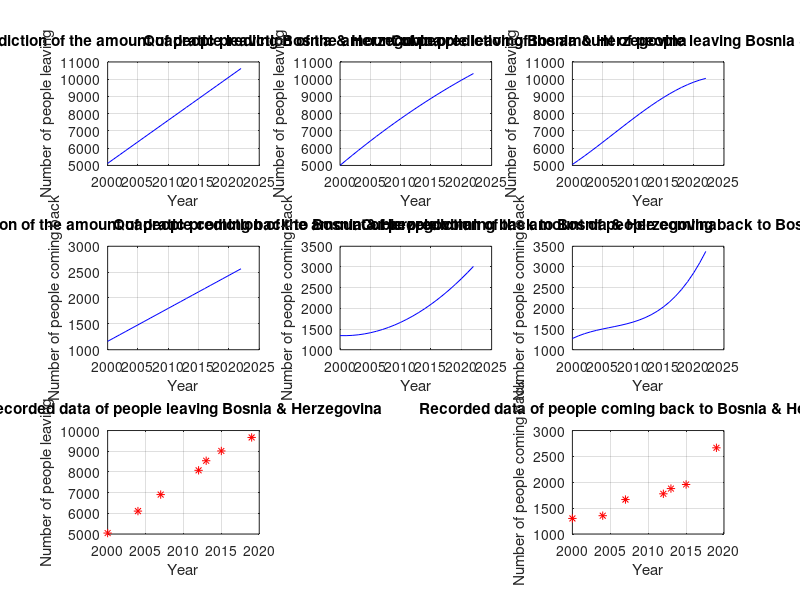

MATLAB code for this plot:
clc;
clear;

% Reading / Inputing data  in
recordedYears = [2000, 2004, 2007, 2012, 2013, 2015, 2019]
amountOfPeopleLeaving = [5045, 6107, 6905, 8077, 8540, 9013, 9666]
amountOfPeopleComingBack = [1301, 1354, 1666, 1777, 1878, 1957, 2666]

% Making predictions
yearsToPredict = 2000:2022;
leavingPrediction1 = polyval(polyfit(recordedYears, amountOfPeopleLeaving, 1), yearsToPredict);
leavingPrediction2 = polyval(polyfit(recordedYears, amountOfPeopleLeaving, 2), yearsToPredict);
leavingPrediction3 = polyval(polyfit(recordedYears, amountOfPeopleLeaving, 3), yearsToPredict);

comingBackPredictions1 = polyval(polyfit(recordedYears, amountOfPeopleComingBack, 1), yearsToPredict);
comingBackPredictions2 = polyval(polyfit(recordedYears, amountOfPeopleComingBack, 2), yearsToPredict);
comingBackPredictions3 = polyval(polyfit(recordedYears, amountOfPeopleComingBack, 3), yearsToPredict);

% Plotting above mentioned predictions for people leaving
subplot(3,3,1);
plot(yearsToPredict,leavingPrediction1, 'b-');
title("Linear prediction of the amount of people leaving Bosnia & Herzegovina");
grid; xlabel("Year"); ylabel("Number of people leaving");

subplot(3,3,2);
plot(yearsToPredict,leavingPrediction2, 'b-');
title("Quadratic prediction of the amount of people leaving Bosnia & Herzegovina")
grid; xlabel("Year"); ylabel("Number of people leaving");

subplot(3,3,3);
plot(yearsToPredict,leavingPrediction3, 'b-');
title("Cubic prediction of the amount of people leaving Bosnia & Herzegovina")
grid; xlabel("Year"); ylabel("Number of people leaving");

% Plotting above mentioned predictions for people coming back
subplot(3,3,4);
plot(yearsToPredict,comingBackPredictions1, 'b-');
title("Linear prediction of the amount of people coming back to Bosnia & Herzegovina")
grid; xlabel("Year"); ylabel("Number of people coming back");

subplot(3,3,5);
plot(yearsToPredict,comingBackPredictions2, 'b-');
title("Quadratic prediction of the amount of people coming back to Bosnia & Herzegovina")
grid; xlabel("Year"); ylabel("Number of people coming back");

subplot(3,3,6);
plot(yearsToPredict,comingBackPredictions3, 'b-');
title("Cubic prediction of the amount of people coming back to Bosnia & Herzegovina")
grid; xlabel("Year"); ylabel("Number of people coming back");

% Plotting our recorded input values
subplot(3,3,7);
plot(recordedYears, amountOfPeopleLeaving, 'r*')
title("Recorded data of people leaving Bosnia & Herzegovina")
grid; xlabel("Year"); ylabel("Number of people leaving");

subplot(3,3,9);
plot(recordedYears, amountOfPeopleComingBack, 'r*');
title("Recorded data of people coming back to Bosnia & Herzegovina")
grid; xlabel("Year"); ylabel("Number of people coming back");
